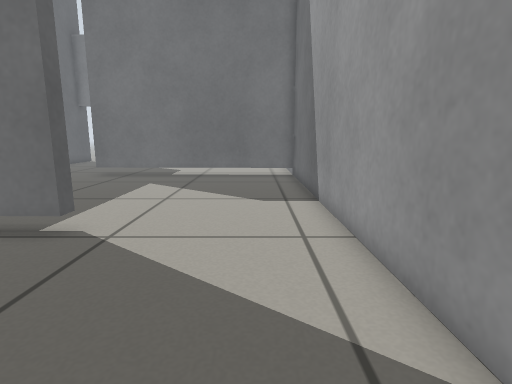
view 1 (above)

16 first-person views from a walk through a robot-simulator world made for Gazebo. The camera is 0.5 m above the floor, tilts 10° down and sees 80° across. The floor is counted in squares, 0.25 m on a side. Each view is taken from the middle of a square. On the plan, view 1 faces up. The plan holds only what a view shows up to about 17 squares ahead; the rest is blank.

view 2
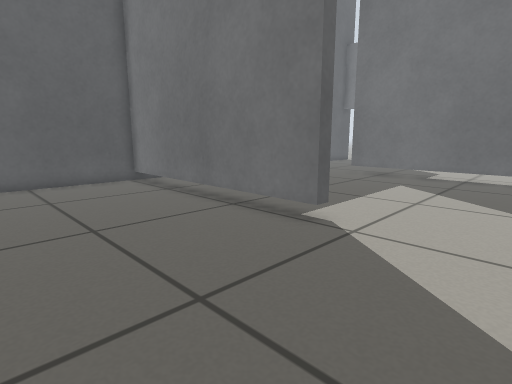

view 3
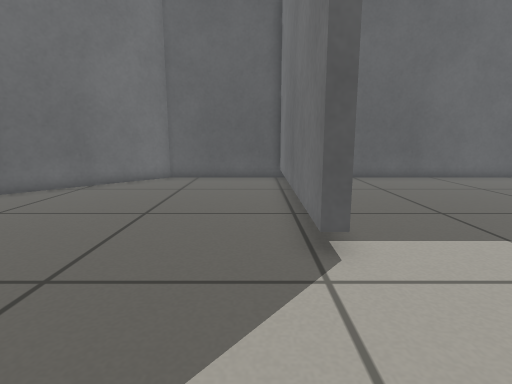

view 4
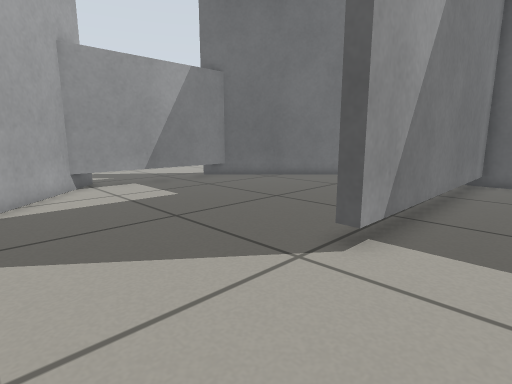

view 5
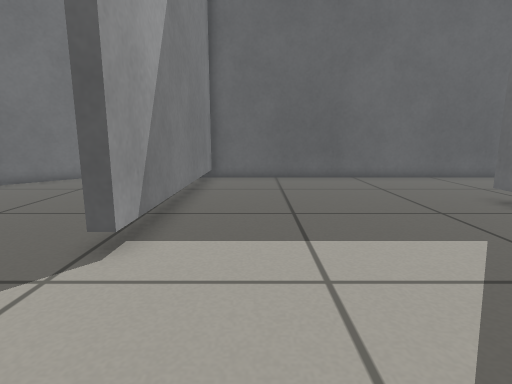

view 6
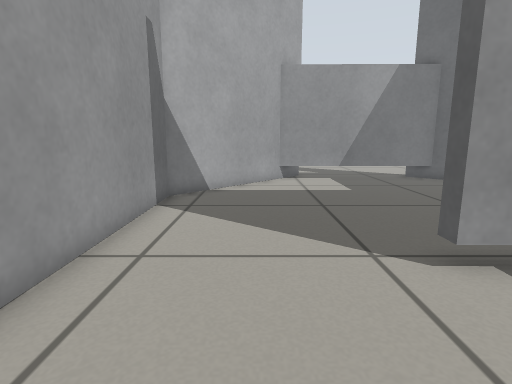

view 7
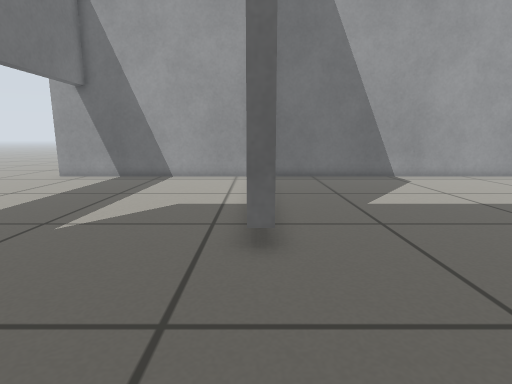

view 8
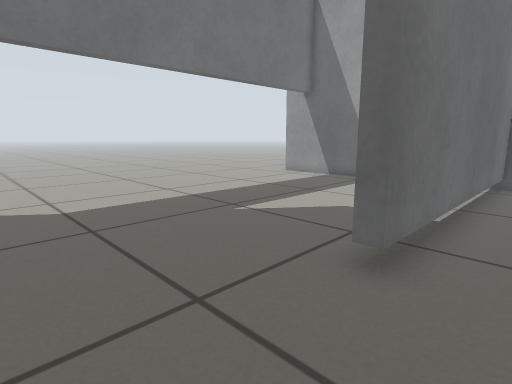

view 9
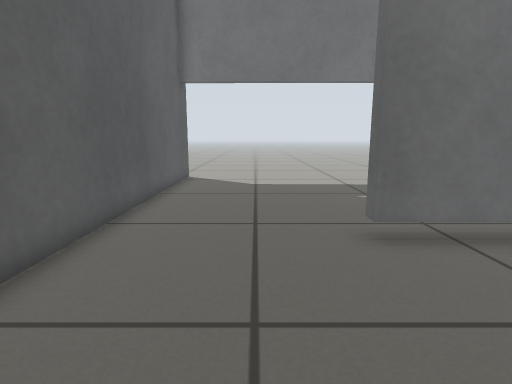

view 10
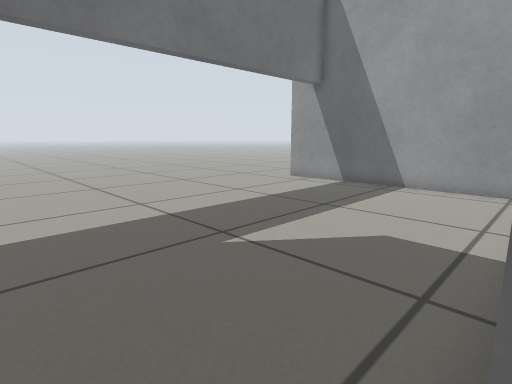

view 11
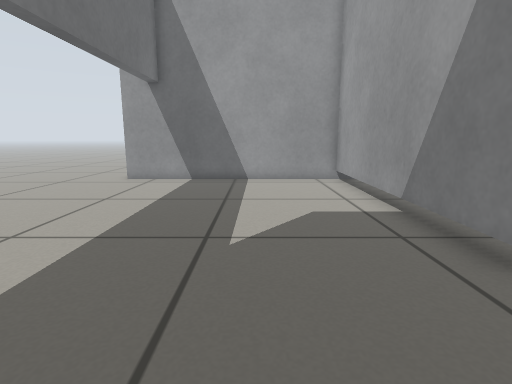

view 12
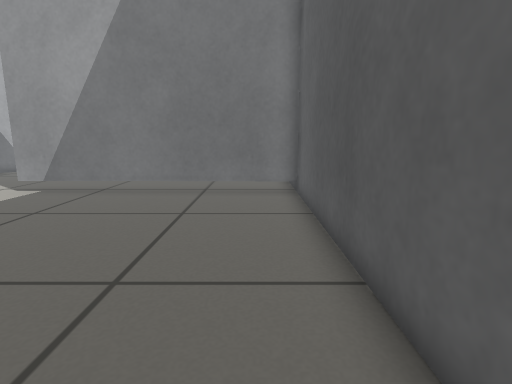

view 13
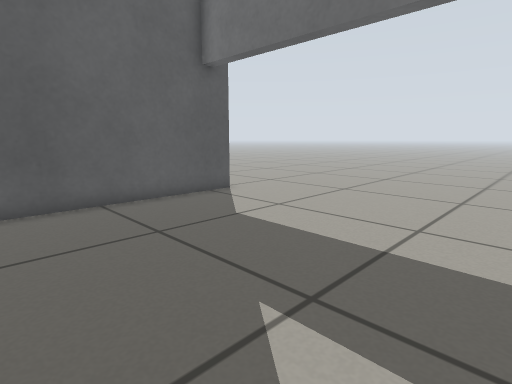

view 14
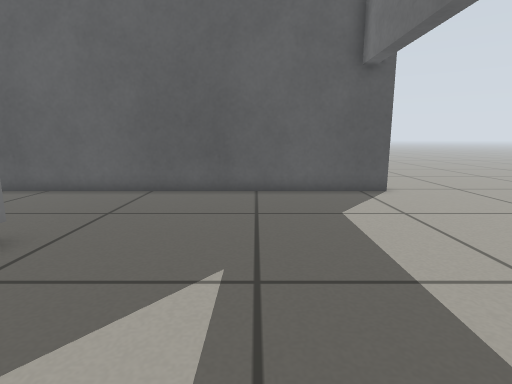

view 15
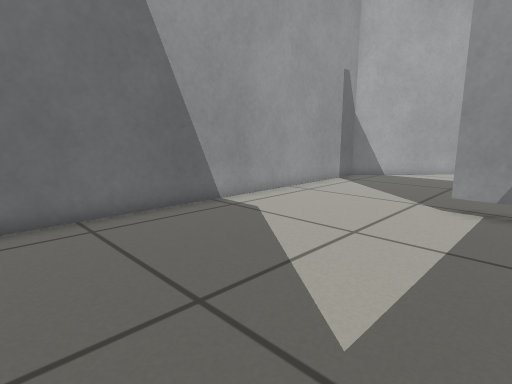

view 16
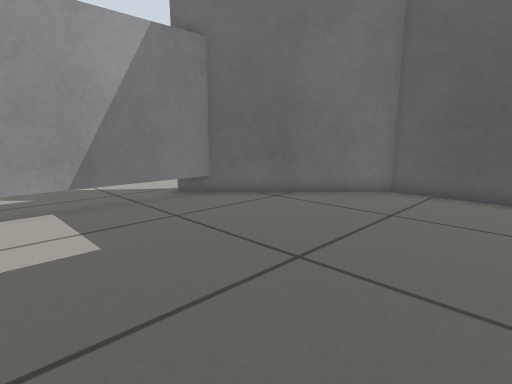

### Floor plan
Key: @ floor where view 1 was taken; # wall or solid block; . floor; T thing the floor can be seen under or through.
Columns run from 15 left of view 1 to 2 right of it. Each row starts with its distance up from view 1.
 27 #................#
 26 #TTTTTTTTTTTTTTTT#
 25 #................#
 24 #................#
 23 #................#
 22 #................#
 21 #................#
 20 #................#
 19 #................#
 18 #................#
 17 #......TTTTTTTTT##
 16 #................#
 15 #................#
 14 #................#
 13 #................#
 12 #................#
 11 #................#
 10 #................#
  9 #................#
  8 #................#
  7 ##TTTTTTTTTT.....#
  6 ##TTTTTTTTTT.....#
  5 #................#
  4 #................#
  3 #................#
  2 #................#
  1 #................#
  0 ##.............@##
 -1  ##.............#
 -2   ##...........##
 -3    ##.........##
 -4     ###########

Positions as (right, up) in squares from view 1, and headings:
1: (0, 0), facing up
2: (0, 0), facing up-left
3: (1, 5), facing left
4: (1, 9), facing down-left
5: (1, 9), facing left
6: (-1, 11), facing down
7: (-14, 17), facing right
8: (-13, 15), facing up-right
9: (-11, 11), facing up
10: (-11, 17), facing up-right
11: (-13, 21), facing right
12: (-13, 18), facing down
13: (-5, 19), facing up-left
14: (-3, 22), facing left
15: (-6, 16), facing down-right
16: (-3, 5), facing down-left
